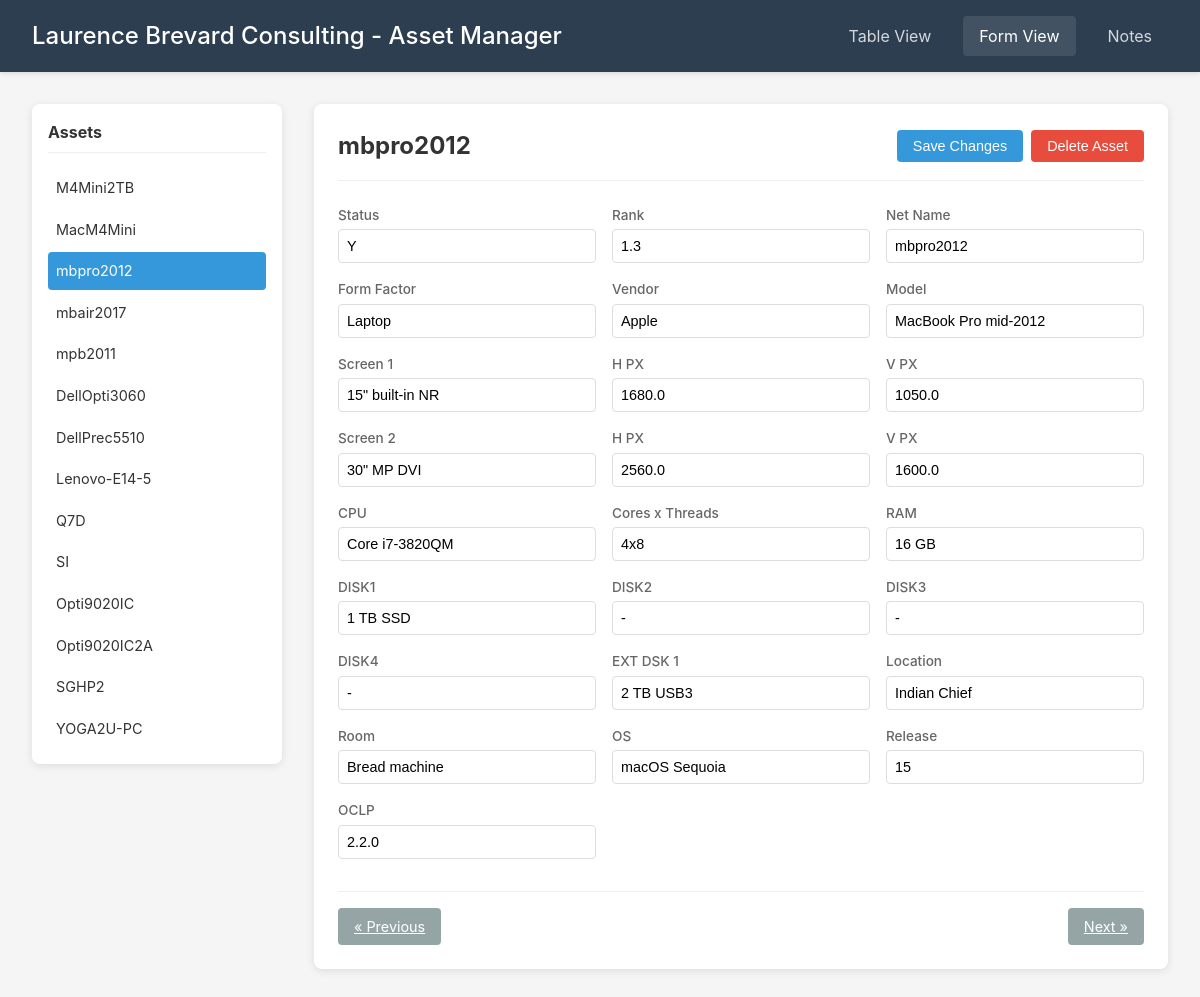
/form/3, run on the app's committed database.
### tables this page shows
CREATE TABLE assets (
            id INTEGER PRIMARY KEY AUTOINCREMENT,
            status TEXT,
            rank REAL,
            net_name TEXT,
            form_factor TEXT,
            vendor TEXT,
            model TEXT,
            screen1 TEXT,
            h_px1 REAL,
            v_px1 REAL,
            screen2 TEXT,
            h_px2 REAL,
            v_px2 REAL,
            cpu TEXT,
            cores_threads TEXT,
            ram TEXT,
            disk1 TEXT,
            disk2 TEXT,
            disk3 TEXT,
            disk4 TEXT,
            ext_disk TEXT,
            location TEXT,
            room TEXT,
            os TEXT,
            os_release TEXT,
            oclp TEXT
        );

### app.py (the view)
@app.route('/form')
@app.route('/form/<int:asset_id>')
def form_view(asset_id=None):
    conn = get_db()
    assets = conn.execute('SELECT id, net_name FROM assets ORDER BY rank').fetchall()
    if asset_id is None and assets:
        asset_id = assets[0]['id']
    asset = None
    if asset_id:
        asset = conn.execute('SELECT * FROM assets WHERE id = ?', (asset_id,)).fetchone()
    conn.close()
    columns = get_columns()[1:]  # Exclude id for form fields
    display_columns = get_display_columns()[1:]
    return render_template('form.html', asset=asset, assets=assets, columns=columns,
                         display_columns=display_columns, current_id=asset_id)

### app.py (called while the page is built)
def get_db():
    conn = sqlite3.connect(DATABASE)
    conn.row_factory = sqlite3.Row
    return conn

def get_columns():
    return [
        'id', 'status', 'rank', 'net_name', 'form_factor', 'vendor', 'model',
        'screen1', 'h_px1', 'v_px1', 'screen2', 'h_px2', 'v_px2',
        'cpu', 'cores_threads', 'ram', 'disk1', 'disk2', 'disk3', 'disk4',
        'ext_disk', 'location', 'room', 'os', 'os_release', 'oclp'
    ]

def get_display_columns():
    return [
        'ID', 'Status', 'Rank', 'Net Name', 'Form Factor', 'Vendor', 'Model',
        'Screen 1', 'H PX', 'V PX', 'Screen 2', 'H PX', 'V PX',
        'CPU', 'Cores x Threads', 'RAM', 'DISK1', 'DISK2', 'DISK3', 'DISK4',
        'EXT DSK 1', 'Location', 'Room', 'OS', 'Release', 'OCLP'
    ]

### templates/form.html (shortened to what this page needs)
{% extends "base.html" %}
{% block content %}
<div class="form-container">
    <div class="form-sidebar">
        <h3>Assets</h3>
        <div class="asset-list">
            {% for a in assets %}
            <a href="{{ url_for('form_view', asset_id=a['id']) }}"
               class="asset-item {% if a['id'] == current_id %}active{% endif %}">
                {{ a['net_name'] }}
            </a>
            {% endfor %}
        </div>
    </div>
    <div class="form-main">
        {% if asset %}
        <div class="form-header">
            <h2>{{ asset['net_name'] }}</h2>
            <div class="form-actions">
                <button onclick="saveForm()" class="btn btn-primary">Save Changes</button>
                <button onclick="deleteAsset({{ asset['id'] }})" class="btn btn-danger">Delete Asset</button>
            </div>
        </div>
        <form id="asset-form" data-id="{{ asset['id'] }}">
            <div class="form-grid">
                {% for col, display in zip(columns, display_columns) %}
                <div class="form-group">
                    <label for="{{ col }}">{{ display }}</label>
                    <input type="text" id="{{ col }}" name="{{ col }}"
                           value="{{ asset[col] if asset[col] else '' }}">
                </div>
                {% endfor %}
            </div>
        </form>
        <div class="form-nav">
            {% set prev_asset = none %}
            {% set next_asset = none %}
            {% set found = false %}
            {% for a in assets %}
                {% if found and next_asset is none %}
                    {% set next_asset = a %}
                {% endif %}
                {% if a['id'] == current_id %}
                    {% set found = true %}
                {% endif %}
                {% if not found %}
                    {% set prev_asset = a %}
                {% endif %}
            {% endfor %}
            <a href="{{ url_for('form_view', asset_id=assets[-1]['id']) if assets else '#' }}"
               class="btn btn-secondary">&laquo; Previous</a>
            <a href="{{ url_for('form_view', asset_id=assets[0]['id']) if assets else '#' }}"
               class="btn btn-secondary">Next &raquo;</a>
        </div>
        {% else %}
        <div class="no-asset">
            <p>No assets found. Create one to get started.</p>
            <button onclick="createNewAsset()" class="btn btn-primary">+ Create Asset</button>
        </div>
        {% endif %}
    </div>
</div>
{% endblock %}

### static/style.css (style rules this page uses)
* { box-sizing: border-box; margin: 0; padding: 0; }
body { font-family: -apple-system, BlinkMacSystemFont, 'Segoe UI', Roboto, Oxygen, Ubuntu, sans-serif; background: #f5f5f5; color: #333; line-height: 1.5; }
.btn { padding: 0.5rem 1rem; border: none; border-radius: 4px; cursor: pointer; font-size: 0.9rem; transition: all 0.2s; }
.btn-primary { background: #3498db; color: white; }
.btn-secondary { background: #95a5a6; color: white; }
.btn-danger { background: #e74c3c; color: white; }
.form-container { display: flex; gap: 2rem; max-width: 1400px; }
.form-sidebar { width: 250px; flex-shrink: 0; background: white; border-radius: 8px; box-shadow: 0 2px 8px rgba(0,0,0,0.1); padding: 1rem; max-height: calc(100vh - 140px); overflow-y: auto; }
.form-sidebar h3 { font-size: 1rem; margin-bottom: 1rem; padding-bottom: 0.5rem; border-bottom: 1px solid #eee; }
.asset-list { display: flex; flex-direction: column; gap: 0.25rem; margin-bottom: 1rem; }
.asset-item { padding: 0.5rem; text-decoration: none; color: #333; border-radius: 4px; transition: all 0.2s; font-size: 0.9rem; }
.asset-item.active { background: #3498db; color: white; }
.form-main { flex: 1; background: white; border-radius: 8px; box-shadow: 0 2px 8px rgba(0,0,0,0.1); padding: 1.5rem; }
.form-header { display: flex; justify-content: space-between; align-items: center; margin-bottom: 1.5rem; padding-bottom: 1rem; border-bottom: 1px solid #eee; }
.form-header h2 { font-size: 1.5rem; }
.form-actions { display: flex; gap: 0.5rem; }
.form-grid { display: grid; grid-template-columns: repeat(auto-fill, minmax(250px, 1fr)); gap: 1rem; }
.form-group { display: flex; flex-direction: column; gap: 0.25rem; }
.form-group label { font-size: 0.85rem; font-weight: 500; color: #666; }
.form-group input, .form-group textarea { padding: 0.5rem; border: 1px solid #ddd; border-radius: 4px; font-size: 0.9rem; }
.form-nav { display: flex; justify-content: space-between; margin-top: 2rem; padding-top: 1rem; border-top: 1px solid #eee; }

### data on the page
assets: net_name "M4Mini2TB"
assets: net_name "MacM4Mini"
assets: net_name "mbpro2012", status "Y" "1.3" "mbpro2012" "Laptop" "Apple" "MacBook Pro mid-2012" "15\" built-in NR" "1680.0" "1050.0" "30\" MP DVI" "2560.0" "1600.0" "Core i7-3820QM" "4x8" "16 GB" "1 TB SSD" "-" "-" "-" "2 TB USB3" "Indian Chief" "Bread machine" "macOS Sequoia" "15" "2.2.0"
assets: net_name "mbair2017"
assets: net_name "mpb2011"
assets: net_name "DellOpti3060"
assets: net_name "DellPrec5510"
assets: net_name "Lenovo-E14-5"
assets: net_name "Q7D"
assets: net_name "SI"
assets: net_name "Opti9020IC"
assets: net_name "Opti9020IC2A"
assets: net_name "SGHP2"
assets: net_name "YOGA2U-PC"

### other printed values
{{ display }} "Status" "Rank" "Net Name" "Form Factor" "Vendor" "Model" "Screen 1" "H PX" "V PX" "Screen 2" "H PX" "V PX" "CPU" "Cores x Threads" "RAM" "DISK1" "DISK2" "DISK3" "DISK4" "EXT DSK 1" "Location" "Room" "OS" "Release" "OCLP"
